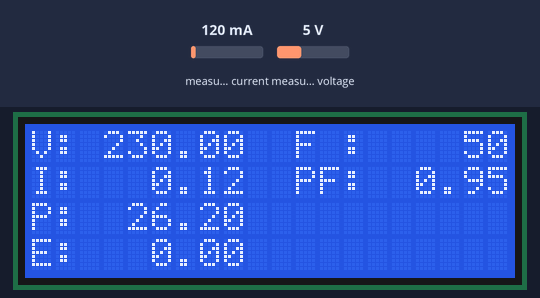
The sketch below on a simulated Arduino Uno, built with avr-gcc and run on an emulated ATmega328P. Parts: 20×4 character LCD. The inputs (shaded band) are chosen by the test bench; at power-on: measured current 120 mA, measured voltage 5 V. What the sketch prints to the serial monitor is not drawn.

Above: at 2.2 s.
2.3 s: measured current set to 40 mA
At 4.4 s:
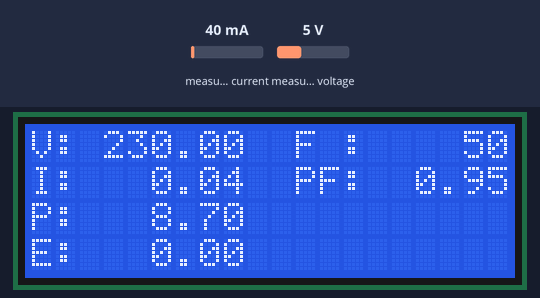
4.9 s: measured voltage set to 0.3 V
At 6.7 s:
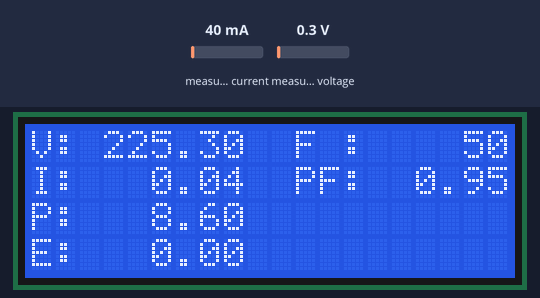
7.2 s: measured current set to 500 mA
At 9.0 s:
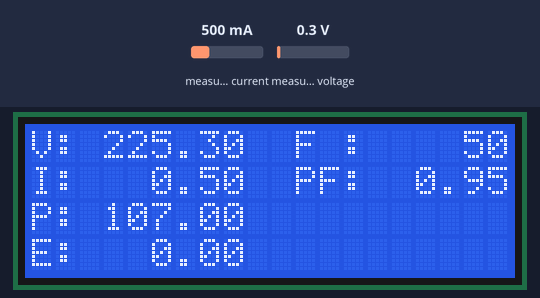
9.4 s: measured current set to 1000 mA
At 11.3 s:
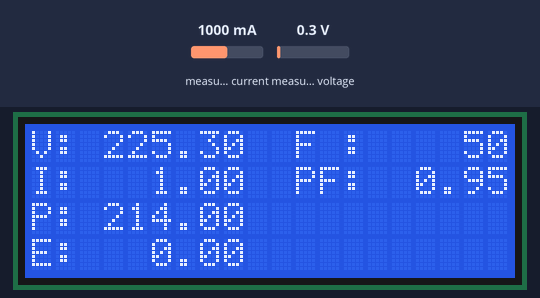
11.7 s: measured voltage set to 3.8 V
At 13.6 s:
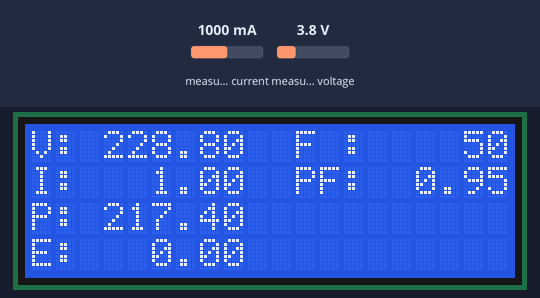
Timing chart, 0 to 14.9 s (numbered marks = the images above; inputs shaded):
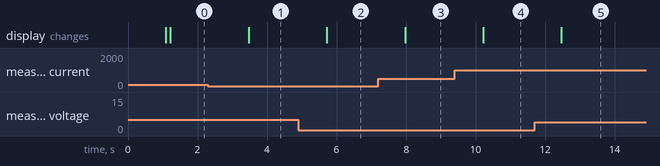

Measured:
- after the input at 2.3 s, the display: changes after 1.2 s (image 1)
- after the input at 4.9 s, the display: changes after 0.82 s (image 2)
- after the input at 7.2 s, the display: changes after 0.77 s (image 3)
- after the input at 9.4 s, the display: changes after 0.82 s (image 4)
- after the input at 11.7 s, the display: changes after 0.77 s (image 5)

The sketch:

atmega-pzem-004t.ino
```cpp
#include <Wire.h>
#include <LiquidCrystal_I2C.h>
#include <PZEM004Tv30.h>

// declare global variables
LiquidCrystal_I2C lcd(0x27,20,4);
PZEM004Tv30 pzem(11, 12);
float voltage, current, power, energy, frequency, pf = 0;

void setup()
{
  Serial.begin(9600);
  lcd.init();
  lcd.backlight();
  lcd.clear();
  lcd.setCursor(0,0);
  lcd.print(F("IRS Power Meter"));
  lcd.setCursor(0,1);
  lcd.print(F("Version 1.0"));
  delay(1000);
  lcd.clear();
}

void loop()
{
  // put your main code here, to run repeatedly:
  readSensor();
  displaySensorValue();
  delay(1000);
}

void readSensor()
{
  voltage = pzem.voltage();
  if( !isnan(voltage) )
  {
    Serial.print("Voltage: "); Serial.print(voltage); Serial.println("V");
  } else {
    voltage = 0;
    Serial.println("Error reading voltage");
  }

  current = pzem.current();
  if( !isnan(current) ){
    Serial.print("Current: "); Serial.print(current); Serial.println("A");
  } else {
    current = 0;
    Serial.println("Error reading current");
  }

  power = pzem.power();
  if( !isnan(power) ){
    Serial.print("Power: "); Serial.print(power); Serial.println("W");
  } else {
    power = 0;
    Serial.println("Error reading power");
  }

  energy = pzem.energy();
  if( !isnan(energy) ){
      Serial.print("Energy: "); Serial.print(energy,3); Serial.println("kWh");
  } else {
    energy = 0;
    Serial.println("Error reading energy");
  }

  frequency = pzem.frequency();
  if( !isnan(frequency) ){
    Serial.print("Frequency: "); Serial.print(frequency, 1); Serial.println("Hz");
  } else {
    frequency = 0;
    Serial.println("Error reading frequency");
  }

  pf = pzem.pf();
  if( !isnan(pf) ){
    Serial.print("PF: "); Serial.println(pf);
  } else {
    pf = 0;
    Serial.println("Error reading power factor");
  }
}

void displaySensorValue()
{
  static char str[6];
  dtostrf(voltage, 6, 2, str);
  lcd.setCursor(0,0);
  lcd.print(F("V:"));
  lcd.setCursor(3,0);
  lcd.print(str);

  dtostrf(current, 6, 2, str);
  lcd.setCursor(0,1);
  lcd.print(F("I:"));
  lcd.setCursor(3,1);
  lcd.print(str);

  dtostrf(power, 6, 2, str);
  lcd.setCursor(0,2);
  lcd.print(F("P:"));
  lcd.setCursor(3,2);
  lcd.print(str);

  dtostrf(energy, 6, 2, str);
  lcd.setCursor(0,3);
  lcd.print(F("E:"));
  lcd.setCursor(3,3);
  lcd.print(str);

  dtostrf(frequency, 6, 0, str);
  lcd.setCursor(11,0);
  lcd.print(F("F :"));
  lcd.setCursor(14,0);
  lcd.print(str);

  dtostrf(pf, 6, 2, str);
  lcd.setCursor(11,1);
  lcd.print(F("PF:"));
  lcd.setCursor(14,1);
  lcd.print(str);
}
```
